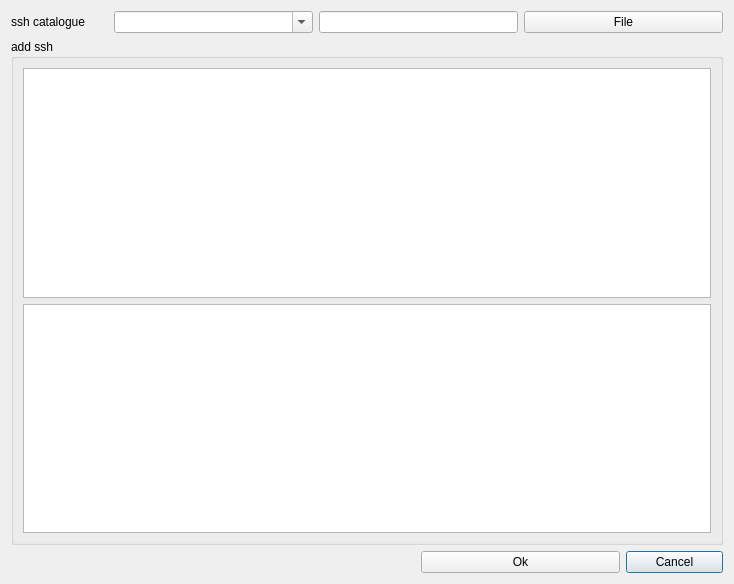
<?xml version="1.0" encoding="UTF-8"?>
<ui version="4.0">
 <class>Dialogssh</class>
 <widget class="QDialog" name="Dialogssh">
  <property name="geometry">
   <rect>
    <x>0</x>
    <y>0</y>
    <width>734</width>
    <height>584</height>
   </rect>
  </property>
  <property name="windowTitle">
   <string>Dialog</string>
  </property>
  <layout class="QGridLayout" name="gridLayout">
   <item row="1" column="0" rowspan="2" colspan="7">
    <widget class="QGroupBox" name="groupBox">
     <property name="title">
      <string>add ssh</string>
     </property>
     <layout class="QGridLayout" name="gridLayout_2">
      <item row="1" column="0">
       <widget class="QPlainTextEdit" name="plainTextEditsshfailed"/>
      </item>
      <item row="0" column="0">
       <widget class="QPlainTextEdit" name="plainTextEditssh"/>
      </item>
     </layout>
    </widget>
   </item>
   <item row="3" column="6">
    <widget class="QPushButton" name="btncancelssh">
     <property name="text">
      <string>Cancel</string>
     </property>
    </widget>
   </item>
   <item row="3" column="4" colspan="2">
    <widget class="QPushButton" name="btnokssh">
     <property name="text">
      <string>Ok</string>
     </property>
    </widget>
   </item>
   <item row="0" column="1" colspan="2">
    <widget class="QComboBox" name="cbsshdatabase">
     <property name="editable">
      <bool>true</bool>
     </property>
    </widget>
   </item>
   <item row="0" column="0">
    <widget class="QLabel" name="label_5">
     <property name="text">
      <string>ssh catalogue</string>
     </property>
    </widget>
   </item>
   <item row="0" column="5" colspan="2">
    <widget class="QPushButton" name="btnimporttextssh">
     <property name="text">
      <string>File</string>
     </property>
    </widget>
   </item>
   <item row="0" column="3" colspan="2">
    <widget class="QLineEdit" name="lineEditimporttext"/>
   </item>
  </layout>
  <widget class="QWidget" name="horizontalLayoutWidget">
   <property name="geometry">
    <rect>
     <x>5</x>
     <y>59</y>
     <width>2</width>
     <height>2</height>
    </rect>
   </property>
   <layout class="QHBoxLayout" name="horizontalLayout_3"/>
  </widget>
 </widget>
 <resources/>
 <connections/>
</ui>
